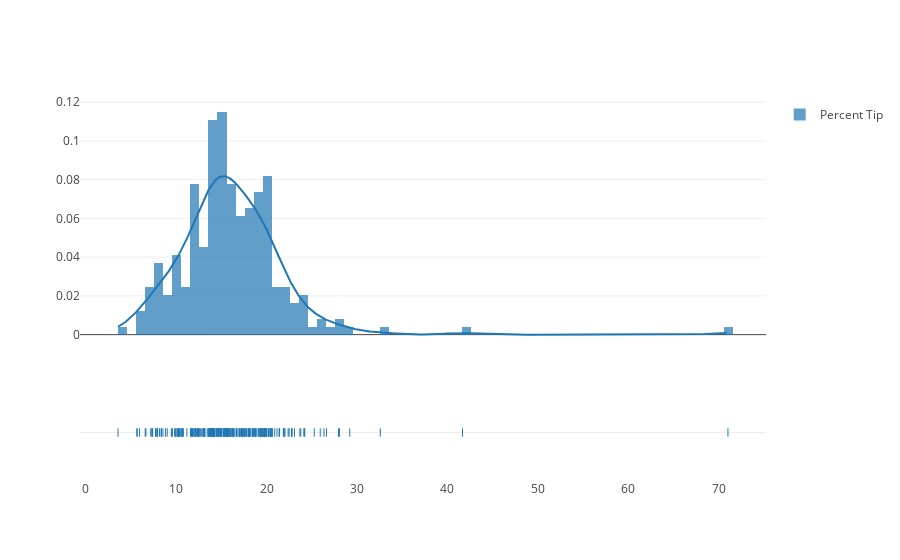

The notebook cell this image was saved under:
### Markdown cell above
There are some **large outliers** that are skewing the plot. Why?  What might be an explanation?

### Code cell
text = ["bill $" + str(bill) + ", tip $" + str(tip) for 
        (bill,tip) in data[['total_bill', 'tip']].itertuples(index=False)]
py.iplot(ff.create_distplot([data['pcttip']], group_labels=["Percent Tip"], 
                            rug_text=[text]))

### Figure 1 — Plotly figure (JSON) as saved in the notebook; plotly's stock layout.template omitted (floating-point values rounded to 4 significant figures; data arrays with more than 128 entries replaced by an {"elided": "..."} marker saying what was removed)
{"data": [{"autobinx": false, "histnorm": "probability density", "legendgroup": "Percent Tip", "marker": {"color": "rgb(31, 119, 180)"}, "name": "Percent Tip", "opacity": 0.7, "type": "histogram", "x": {"elided": "244 float values"}, "xaxis": "x1", "xbins": {"end": 71.03, "size": 1, "start": 3.564}, "yaxis": "y1"}, {"legendgroup": "Percent Tip", "marker": {"color": "rgb(31, 119, 180)"}, "mode": "lines", "name": "Percent Tip", "showlegend": false, "type": "scatter", "x": {"elided": "500 float values"}, "xaxis": "x1", "y": {"elided": "500 float values"}, "yaxis": "y1"}, {"legendgroup": "Percent Tip", "marker": {"color": "rgb(31, 119, 180)", "symbol": "line-ns-open"}, "mode": "markers", "name": "Percent Tip", "showlegend": false, "text": {"elided": "244 str values"}, "type": "scatter", "x": {"elided": "244 float values"}, "xaxis": "x1", "y": {"elided": "244 str values"}, "yaxis": "y2"}], "layout": {"barmode": "overlay", "hovermode": "closest", "legend": {"traceorder": "reversed"}, "xaxis1": {"anchor": "y2", "domain": [0, 1], "zeroline": false}, "yaxis1": {"anchor": "free", "domain": [0.35, 1], "position": 0}, "yaxis2": {"anchor": "x1", "domain": [0, 0.25], "dtick": 1, "showticklabels": false}}}
